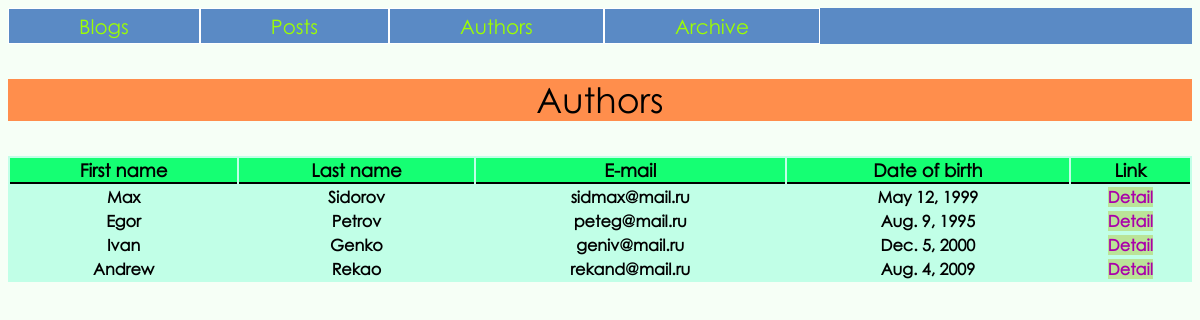
Screenshot of /authors/ with the database file from the repository.
### blog/models.py (models this page shows, shortened)
class Author(models.Model):
	first_name = models.CharField('First name', max_length=25)
	last_name = models.CharField('Last name', max_length=35)
	email = models.CharField('Email', max_length=50)
	date_of_birth = models.DateField('Date of birth', max_length=8)

### blog/views.py (the view)
# urls.py: path('authors/', views.get_authors, name='authors'),
def get_authors(request):
	authors = Author.objects.all()
	context = {'authors': authors}
	return render(request, 'blog/author.html', context)

### blog/templates/blog/author.html (shortened to what this page needs)
<!DOCTYPE html>
<html lang="en">
<head>
    {% load staticfiles %}
    <link rel="stylesheet" href="{% static 'blog/content/style.css' %}">
</head>
<body>
<ul class='nav'>
    <li class='nav'><a class='nav' href="{% url 'blog:index-page' %}">Blogs</a></li>
    <li class='nav'><a class='nav' href="{% url 'blog:posts' %}">Posts</a></li>
    <li class='nav'><a class='nav' href="{% url 'blog:authors' %}">Authors</a></li>
    <li class='nav'><a class='nav' href="{% url 'blog:archive' %}">Archive</a></li>
</ul>
<p class='title'>Authors</p>
<div>
	<table>
		<thead>
			<tr>
				<th>First name</th>
				<th>Last name</th>
				<th>E-mail</th>
				<th>Date of birth</th>
				<th>Link</th>
			</tr>
		</thead>
		<tbody>
		{% for author in authors %}
			<tr>
				<th>{{ author.first_name }}</th>
				<th>{{ author.last_name }}</th>
				<th>{{ author.email }}</th>
				<th>{{ author.date_of_birth }}</th>
				<th><a href="{% url 'blog:author' author.id %}">Detail</a></th>
			</tr>
		{% endfor %}
		</tbody>
	</table>
</div>
</body>
</html>

### blog/static/blog/content/style.css (style rules this page uses)
* { font-family: 'gothic' }
body { background: #F6FFF6; }
a { outline: none; text-decoration: none; vertical-align: center; }
a:link { color: #AA00AA; background: #BAE498; }
table { width: 100%; background: #c1ffe7; }
thead th { font-weight: bold; font-size: 18px; background: #15ff73; border-bottom: solid 2px black }
.title { top: 0; width: 100%; font-size: 35px; line-height: 1.2; background: #ff8e4c; text-align: center; }
a.nav { font-size: 20px; background: unset; }
ul.nav { top: 0; width: 100%; list-style-type: none; margin: 0; padding: 0; overflow: hidden; background-color: #5a8ac5; }
li.nav { float: left; border: solid 1px white; }
li.nav a { display: block; color: #9dff00; text-align: center; padding: 5px 70px; text-decoration: none; }

### rows the page displays
Author: first_name "Max", last_name "Sidorov", email "sidmax@mail.ru", date_of_birth "May 12, 1999"
Author: first_name "Egor", last_name "Petrov", email "peteg@mail.ru", date_of_birth "Aug. 9, 1995"
Author: first_name "Ivan", last_name "Genko", email "geniv@mail.ru", date_of_birth "Dec. 5, 2000"
Author: first_name "Andrew", last_name "Rekao", email "rekand@mail.ru", date_of_birth "Aug. 4, 2009"
